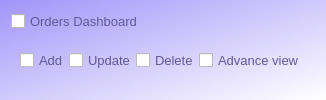
                    <widget class="QFrame" name="orders_verticalFrame">
                     <property name="sizePolicy">
                      <sizepolicy hsizetype="Preferred" vsizetype="Fixed">
                       <horstretch>0</horstretch>
                       <verstretch>0</verstretch>
                      </sizepolicy>
                     </property>
                     <property name="styleSheet">
                      <string notr="true">background-color: qlineargradient(spread:pad, x1:0, y1:0, x2:1, y2:1, stop:0 rgba(162, 148, 249, 255), stop:1 rgba(255, 255, 255, 255));
color: rgb(97, 89, 150);</string>
                     </property>
                     <layout class="QVBoxLayout" name="verticalLayout_16">
                      <property name="spacing">
                       <number>0</number>
                      </property>
                      <item>
                       <widget class="QCheckBox" name="orders_dashbaord_checkBox">
                        <property name="font">
                         <font>
                          <pointsize>10</pointsize>
                         </font>
                        </property>
                        <property name="styleSheet">
                         <string notr="true">background:none;</string>
                        </property>
                        <property name="text">
                         <string>Orders Dashboard</string>
                        </property>
                       </widget>
                      </item>
                      <item>
                       <widget class="QFrame" name="horizontalFrame_11">
                        <property name="styleSheet">
                         <string notr="true">QFrame{
background:none;
}
QCheckBox{
background:none;
}</string>
                        </property>
                        <layout class="QHBoxLayout" name="horizontalLayout_21">
                         <property name="spacing">
                          <number>0</number>
                         </property>
                         <item>
                          <widget class="QCheckBox" name="orders_dashbaord_checkBox_add">
                           <property name="font">
                            <font>
                             <pointsize>10</pointsize>
                            </font>
                           </property>
                           <property name="text">
                            <string>Add</string>
                           </property>
                          </widget>
                         </item>
                         <item>
                          <widget class="QCheckBox" name="orders_dashbaord_checkBox_update">
                           <property name="font">
                            <font>
                             <pointsize>10</pointsize>
                            </font>
                           </property>
                           <property name="text">
                            <string>Update</string>
                           </property>
                          </widget>
                         </item>
                         <item>
                          <widget class="QCheckBox" name="orders_dashbaord_checkBox_delete">
                           <property name="font">
                            <font>
                             <pointsize>10</pointsize>
                            </font>
                           </property>
                           <property name="text">
                            <string>Delete</string>
                           </property>
                          </widget>
                         </item>
                         <item>
                          <widget class="QCheckBox" name="orders_dashbaord_checkBox_advanceview">
                           <property name="font">
                            <font>
                             <pointsize>10</pointsize>
                            </font>
                           </property>
                           <property name="text">
                            <string>Advance view</string>
                           </property>
                          </widget>
                         </item>
                        </layout>
                       </widget>
                      </item>
                     </layout>
                    </widget>
